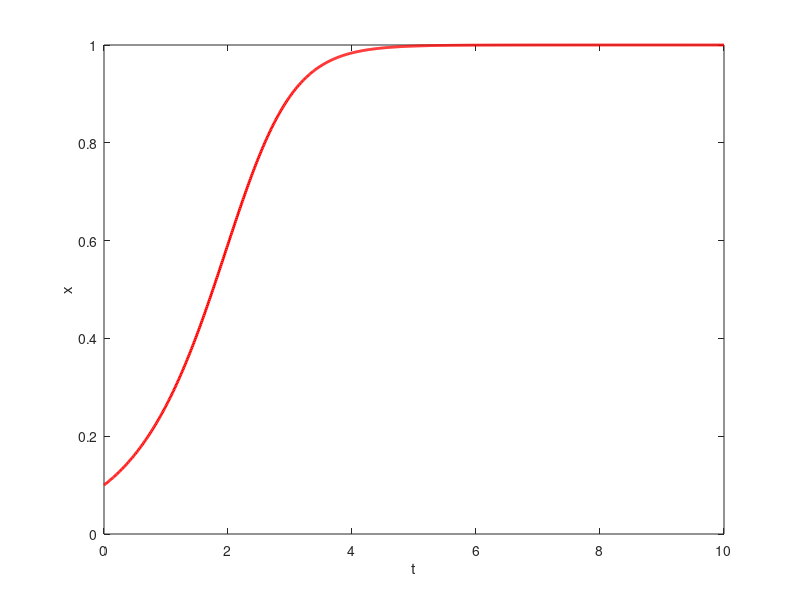
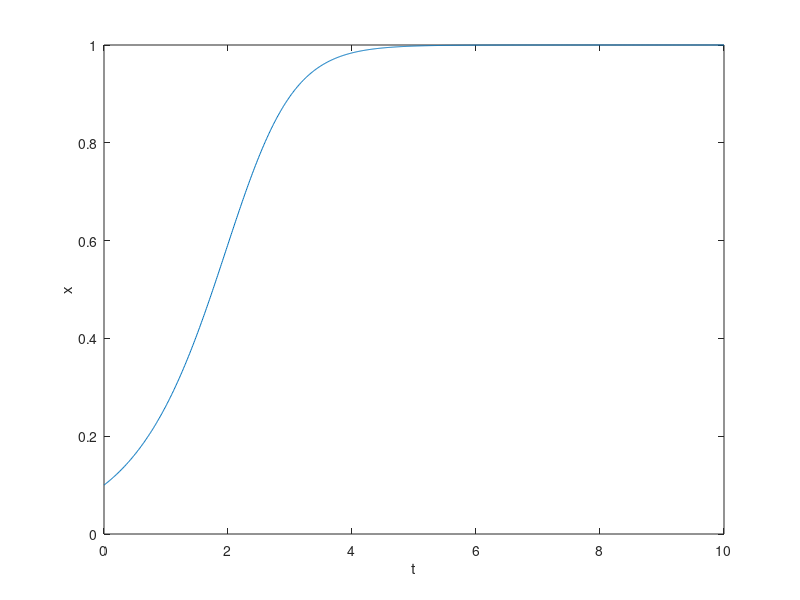

Here is the MATLAB script that generated these plots, in order:
%Introduction to MATLAB: tips, tricks, how to?s, and resources
%Karna Gowda
%ESAM First Year Fundamentals Workshop 2013

%Contents:

%Intro: What is MATLAB, how does it differ from other programming languages
% Obtaining MATLAB, installing it, creating a script, running a script.
% Talk about command window, workspace, directories, commenting, functions 
% vs. scripts, semicolons, spaces, tabs, version control.

%Simple scripts: Run through a simple Forward Euler scheme

%Plotting: Plotting in MATLAB, saving files and images

%Protips: Measuring script runtime, profiler, using built-in functions,
% vectorizing, indexing

%Resources: Useful links, see accompanying file. Include a bunch of useful
% functions

%% Simple script: Forward Euler
%This is the most basic numerical integration method out there.
%You can derive it from a Taylor expansion

%Diff eq: x'(t) = f(x,t), solution: x(t), IC: x(t_0) = x_0
%Taylor expand solution about t_0: x(t_0 + dt) = x(t_0) + x'(t_0) dt + ...
% (x(t_0 + dt) - x(t_0))/dt -> x'(t_0) = f(x(t_0), t_0) as dt -> 0
%Then: x(t_0 + dt) = x(t_0) + dt*f(x(t_0), t_0)
%So FE step is: x_n+1 = x_n + dt*f(x(t_n), t_n)

%Variables: we want to define a few variables to hold details like the IC,
% the time step size dt, the number of time steps taken (or the max time),
% etc. In MATLAB, you don't have to declare variable types.

dt=0.01;    %this gets automatically typed as as float (decimal) variable
t0=0;       %these next couple also get typed as floats, even though they 
tMax = 10;  % look like integers
x0 = 0.1;

%A variable can contain references to other variables. Note that we should 
% make sure this is an integer.
tSteps = tMax/dt;

%If we want to store all the output of our method, i.e. the entire solution
% trajectory, we can do that with a vector. This is basically an array. You
% can append to a vector on the fly, but MATLAB likes it a bit more if you
% preallocate a vector. We do this by creating a giant vector of zeros,
% with a space for each point resolved on our trajectory. We'll use the
% MATLAB zeros(rows,cols) function to create this.

x = zeros(1,tSteps); %protip: zeros(N) will create an NxN matrix

%We want the first element of the trajectory to be the IC.

x(1) = x0; %notice that indexing starts with 1 in MATLAB. Annoying.

%In addition, we might want a vector of time values. MATLAB's linspace
% function can do that.
t = linspace(t0,tMax,tSteps);

%Finally, we need our f(x,t) function. We can define this inline with the
% function handle formalism. 

f = @(x,t) x - x.^3; %dependent variables go in parens after the @ symbol

%If we want to call this function, we would simply say "f(0,0)" for
% example. Notice that even though we've already defined x and t, this
% function treats x and t as symbolic variables.

%That's pretty much all the setup that we need. Time for the loop. We have
% some choices here, but I'm just going to do a simple "for" loop. We'll 
% create a counter variable "i" in the for loop statement. i will take
% values in the range 2 to tSteps. The contents of the for loop must go
% between the "for" statement and "end".
for i=2:tSteps
    %Now we just implement the Forward Euler step.
    x(i) = x(i-1) + dt*f(x(i-1),t(i-1));
end

%Great! Running this section now will numerically solve the system 
% x'(t) = x - x^3 with ICs t=t0, x(t_0)=x_0. Now what?

%% Plotting: Basic 2D lineplot
%A simple 2D lineplot is the "plot(t,x)" function. This can accept vector
% inputs. By running the section above, you've generated numerical solution
% vectors x and t already, and they are sitting in your "workspace." That
% is to say, we can plot them right now. It's easy to add labels as well.

plot(t,x)
xlabel('t') %Ok, "xlabel" means independent variable label
ylabel('x') %dependent variable label

%% Plotting: Getting fancy with a lineplot
%We can change the appearance of the plot by assigning it a variable name
% so we can change its object properties. The main box containing the plot
% is a "figure" and we'll name that too, so we can save it later.

close all %this command closes all previously open plots
f = figure
p = plot(t,x)
xlabel('t')
ylabel('x')
set(p,'Color','red','LineWidth',2)

%% Plotting: Saving your output
%Now that you've generated a nice plot, you want to save it and put it in a
% paper or something. My favorite format to save in is "eps", which saves
% your plot as a vectorized image. This basically means that the file has
% instructions for your computer telling it how to render the curves rather
% than information about what color goes in what pixel like a jpeg. This
% means that your image will not get pixelated if it's rescaled in any way.
% LaTeX knows how to deal with EPS files, and so should LyX.

print(f, '-depsc', 'figure1.eps')

%This saves the file in the active directory. '-depsc' tells MATLAB to save
% as an EPS color file. There are lots of other commands to save as other
% types of files that you can find on the MATLAB documentation for "print".
% Alternatively, you can save manually by selecting File>Save in the
% figure. You can choose image formats from a dropdown.

%% Plotting: Other types of plots
%MATLAB has loads of other built in imaging options. Some cool/useful ones
% for visualizing the contents of matrices are "spy" and "imagesc". First
% we'll generate a random matrix and see what's in it.

clear %this gets rid of all the variables in our workspace
M = magic(20); %this generates a 20x20 "magic" square where columns and rows have equal sums.
imagesc(M)
colorbar %this draws the color scale so you can see what the colors mean.

%This can help you visualize what a matrix is made of. Perhaps you wouldn't
% notice the structure of a matrix if it wasn't in living color. This is
% also useful for plotting solutions to 2D PDEs. Each element in a matrix
% could represent the height of a solution surface.
%%
%Another tool is spy. Spy just tells you where nonzero elements of a matrix
% are. This is helpful if you wish to check whether your matrix is
% tridiagonal, or something.

clear
M = eye(20); %this creates an eye-dentity matrix.
spy(M)
%% 
%If you have a 2D surface, the "surf" and "mesh" functions are good to use.
% Meshgrid creates a matrix of x and y values so that (x(n),y(n)) is a
% coordinate point in a 2D space. We'll use the sqrt and sin functions to
% create something that looks funky.

[x1,y1] = meshgrid(-8:.1:8);
r = sqrt(x1.^2 + y1.^2);  %notice the '.^2'. This means that squaring should
z1 = sin(r)./r;          % be done element wise on the matrix/vector. NOT a 
                        % matrix power or norm. The ".operator" convention
                        % everywhere implies elementwise operations.
mesh(x1,y1,z1);

%Try rotating the plot around once it's generated.
%%
%Surf basically works the same way and does something similar, just filling
% in the spaces between mesh lines and making the mesh dark. Surf looks
% pretty when you have a low resolution grid. Mesh is better for higher
% resolution grids.

[x2,y2] = meshgrid(-8:.5:8);
r = sqrt(x2.^2 + y2.^2);
z2 = sin(r)./r;
surf(x2,y2,z2);

%% Plotting: Multiple plots
%If you want multiple plots to show up in the same figure, for the sake of
% comparison or whatever, you can use "subplot." subplot(n,m,selected)
% creates a figure with n rows, m columns, and starts with the 3rd plot if
% selected = 3. It counts from the upper left and moves right, then down,
% like reading English. Here I'm going to create a plot consisting of the
% mesh/surf comparison.

subplot(1,2,1)
mesh(x1,y1,z1)
title('This is a mesh plot') %the title function works similarly to xlabel.
subplot(1,2,2)
surf(x2,y2,z2)
title('This is a surf plot')

%This sets the plot's position and fixes the dimensions (1000x400 pixels)
% so that everything looks nice.
set(gcf,'Position',[100 100 1000 400])

%This sets the "colormap" of the 2D figure. MATLAB has a bunch of them
% built in, which can be found by searching "colormap" in documentation.
colormap('Summer')
%% Protips: Built-in functions
%Because of how MATLAB is designed, it is often computationally faster to
% do things in a certain way. MATLAB is an interpreted language, which
% means that coding in it is mostly intuitive and flexible. However, this
% comes at the cost of pure computational speed. MATLAB wastes time trying
% to figure out what types variables are etc. Luckily, a lot of really
% common/useful tasks are included in built-in functions that can be
% accessed and run very quickly, because they are in the form of compiled
% code. Let's check out the difference between interpreted and compiled
% functions.

clear %this empties the workspace
clc %this clears out all the output in your command window
randomNumbers = rand(10^7,1); %creates a row of U(0,1) random numbers

%Let's try summing the elements of this vector manually.
tic %this starts a timer.
total = 0;
for i=1:length(randomNumbers)
    total = total + randomNumbers(i);
end
total
toc %this ends the time and spits out the run time.

%Now let's try summing the elements using MATLAB's sum function, which
% probably looks a lot like ours in terms of source code but is compiled and
% should run more quickly.

tic %restart the timer
sum(randomNumbers)
toc

%Now check out your workspace. There is about an order of magnitude
% difference in compute time here! The lesson here is that if you want to
% do a simple task, chances are that MATLAB has a built in function that
% does it (faster). Knowing what to google may be tricky, so feel free to
% ask around the department!

%Also, tic/toc are kind of simple ways for checking performance. The
% profiler is a much more sophisticated tool. If running MATLAB 2012b or
% newer, select "Run and Time" when running a function to see how long the
% basic components of your program take to run. Search the documentation 
% for "Profiler" if you have an earlier version of MATLAB. The profiler can 
% help you identify trouble spots/bottlenecks.

%% Protips: Vector arithmetic > loops
%If you want to do something to a vector/matrix, like sum its elements or
% performe a finite difference (discretization method for PDEs), there is
% usually a way to do with built-in functions and vector operations.
% Wherever possible, avoid for loops because they are slow. You need a for
% loop for your time integration in the Forward Euler method, because each
% step depends on the step before it. But when this is not the case, let's
% try to use vector operations.

close all
clc
clear

x = -2:0.00001:2; %discretized x values on the interval [-2,2]

tic
%create the discrete function y(x) = x^2 one element at a time
for i = 1:length(x)
   y1(i) = x(i)^2;
end
toc

%Now do the same thing using the vector exponent operator
tic
y2 = x.^2;
toc

subplot(2,1,1)
plot(x,y1)
subplot(2,1,2)
plot(x,y2)
 
%Check your command window. You should see at least an order of magnitude 
% difference here. If the vectors are small, the effect of "overhead" in
% the form of startup/background processes in MATLAB may cause the
% improvement to seem more negligible. In any case, using vector operators
% is a good practice, especially since it is more elegant and will help if
% you decide to scale up your program.

%% Protips: Indexing
%You can do neat things with logical operators and MATLAB's vector
% indexing. Say you want to find all elements in a vector that are
% bigger than some number.

clear
clc
close all

randomNumbers = rand(100,1);
biggerThanIndices = randomNumbers > 0.9;

%"biggerThanIndeces" contains a 100x1 logical array, basically an array of
% true/false answers to the question, "is this element bigger than
% 0.9". We can feed this back into the randomNumbers array to see which
% values these are, specifically.

randomNumbers(biggerThanIndices)

%Check your command window to see all the values in the randomNumbers array
% that are bigger than 0.9. Note that we could do this all in one line:
% randomNumbers(randomNumbers > 0.9)

%%
%Another nifty indexing feature is the "find" function. By itself,
% find(vector) spits out the indices of nonzero elements in the form of a
% logical array. Using logical operators, we can use find to tell us where
% certain values are in a vector. Say we want to find out where the number
% 0.6 is in a linearly spaced vector from 0 to 1.

clear
clc

x = 0:0.01:1;
indices = find(x==0.6)

%Since 0.6 occurs only once, the command window should report that 0.6 only
% occurs in index 61.

x(indices)
